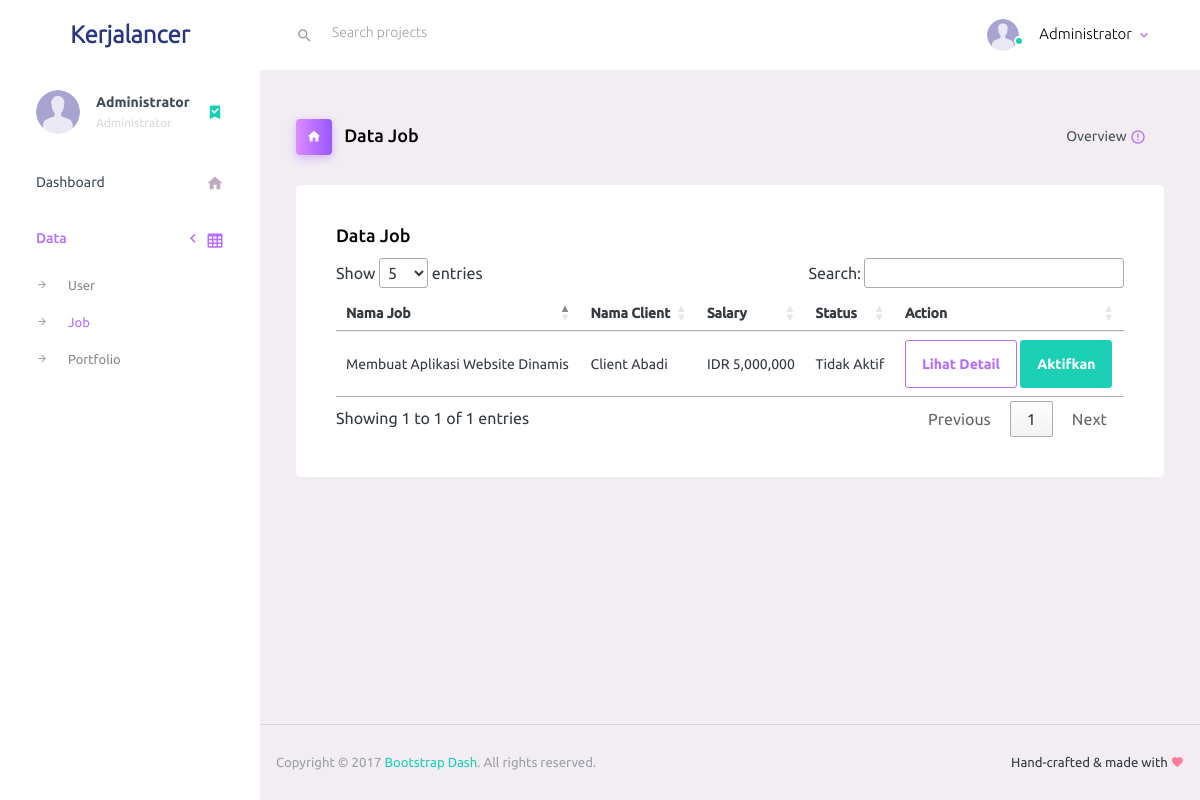
The app's page /administrator/data-job.php (signed in) with its own data.
### tables this page shows
CREATE TABLE `user` (
  `id_user` int(11) NOT NULL,
  `name` varchar(255) NOT NULL,
  `email` varchar(255) NOT NULL,
  `username` varchar(255) NOT NULL,
  `password` varchar(255) NOT NULL,
  `phone` varchar(45) NOT NULL,
  `profile_picture` varchar(512) NOT NULL DEFAULT 'images/user.png',
  `user_create_date` datetime NOT NULL DEFAULT CURRENT_TIMESTAMP,
  `user_update_date` datetime NOT NULL DEFAULT CURRENT_TIMESTAMP ON UPDATE CURRENT_TIMESTAMP,
  `description` varchar(255) DEFAULT 'Belum ada bio.',
  `level` int(11) NOT NULL,
  `flag` tinyint(4) NOT NULL DEFAULT '1'
);

CREATE TABLE `job` (
  `id_job` int(11) NOT NULL,
  `job_name` varchar(255) NOT NULL,
  `job_description` longtext NOT NULL,
  `job_salary` bigint(20) NOT NULL,
  `apply_expire_date` date NOT NULL,
  `job_create_date` datetime NOT NULL DEFAULT CURRENT_TIMESTAMP,
  `job_update_date` datetime NOT NULL DEFAULT CURRENT_TIMESTAMP ON UPDATE CURRENT_TIMESTAMP,
  `id_user` int(11) NOT NULL,
  `id_category` int(11) NOT NULL,
  `flag` tinyint(4) NOT NULL DEFAULT '1'
);

### administrator/data-job.php (the view, shortened to what this page needs)
<?php
include '../lib/connection.php';
?>
<!DOCTYPE html>
<html lang="en">
<head>
  <link rel="stylesheet" href="../css/style.css">
  <link rel="stylesheet" href="../css/bootstrap.min.css">
  <link rel="stylesheet" href="vendors/iconfonts/mdi/css/materialdesignicons.min.css">
  <link rel="stylesheet" href="vendors/css/vendor.bundle.base.css">
  <link rel="stylesheet" href="css/style.css">
  <link rel="stylesheet" href="https://cdn.datatables.net/1.10.19/css/jquery.dataTables.min.css">
</head>
<body>
  <div class="container-scroller">
    <?php include './partials/navbar.php'; ?>
    <?php include './partials/sidebar.php'; ?>
      <div class="main-panel">
        <div class="content-wrapper">
          <div class="page-header">
            <h3 class="page-title">
              <span class="page-title-icon bg-gradient-primary text-white mr-2">
                <i class="mdi mdi-home"></i>
              </span>
              Data Job
            </h3>
            <nav aria-label="breadcrumb">
              <ul class="breadcrumb">
                <li class="breadcrumb-item active" aria-current="page">
                  <span></span>Overview
                  <i class="mdi mdi-alert-circle-outline icon-sm text-primary align-middle"></i>
                </li>
              </ul>
            </nav>
          </div>
          <div class="row">
            <div class="col-12 grid-margin">
              <div class="card">
                <div class="card-body">
                  <h4 class="card-title">Data Job</h4>
                  <div class="table-responsive">
                    <table class="table" id="myTable">
                      <thead>
                        <tr>
                          <th>
                            Nama Job
                          </th>
                          <th>
                            Nama Client
                          </th>
                          <th>
                            Salary
                          </th>
                          <th>
                            Status
                          </th>
                          <th>
                            Action
                          </th>
                        </tr>
                      </thead>
                      <tbody>
                      <?php
                        $query = mysqli_query($con, "SELECT j.*, u.*, j.flag as fl FROM job as j inner join user as u on j.id_user = u.id_user");
                        while ($row = mysqli_fetch_assoc($query)) {
                            $idjob = $row["id_job"];
                            $namauser = $row["name"];
                            $jobname = $row["job_name"];
                            $salary = $row["job_salary"];
                            $flag = $row["fl"];
                            $query = "SELECT j.*, c.*, u.* FROM ((job AS j INNER JOIN category AS c ON j.id_category = c.id_category) INNER JOIN user AS u ON j.id_user = u.id_user) WHERE id_job = '$idjob'";
                      ?>
                        <tr>
                          <td>
                            <?=$jobname?>
                          </td>
                          <td>
                            <?=$namauser?>
                          </td>
                          <td>
                            IDR
                            <?=number_format($salary, 0, '.', ',')?>
                          </td>
                          <td>
                            <?php
                              if ($flag == '1') {
                                echo "Aktif";
                              } else {
                                echo "Tidak Aktif";
                              }
                            ?>
                          </td>
                          <td>
                            <a href="#" class="link-decoration btn btn-outline-primary btn-sm p-3" data-toggle="modal" data-target="#detail-<?=$idport?>">Lihat Detail</a>
                            <?php
                              if ($flag == '1') {
                            ?>
                                <a href="./process/delete-job-process.php?id=<?=$idjob?>" class="link-decoration btn btn-danger btn-sm p-3">Delete</a>
                            <?php
                              } else {
                            ?>
                                <a href="./process/aktif-job-process.php?id=<?=$idjob?>" class="link-decoration btn btn-success btn-sm p-3">Aktifkan</a>
                            <?php
                              }
                            ?>
                          </td>
                        </tr>
                      <?php
                        }
                      ?>
                      </tbody>
                    </table>
                  </div>
                </div>
              </div>
            </div>
          </div>
        </div>
        <footer class="footer">
          <div class="d-sm-flex justify-content-center justify-content-sm-between">
            <span class="text-muted text-center text-sm-left d-block d-sm-inline-block">Copyright © 2017 <a href="https://www.bootstrapdash.com/"
                target="_blank">Bootstrap Dash</a>. All rights reserved.</span>
            <span class="float-none float-sm-right d-block mt-1 mt-sm-0 text-center">Hand-crafted & made with <i class="mdi mdi-heart text-danger"></i></span>
          </div>
        </footer>
      </div>
    </div>
  </div>
</body>
</html>

### administrator/partials/navbar.php (shortened to what this page needs)
<?php
$username = $_SESSION["username"];
$query = mysqli_query($con, "SELECT * FROM user WHERE username = '$username'");
$result = mysqli_fetch_assoc($query);
$name = $result["name"];
$profile_picture = $result["profile_picture"];
?>
<nav class="navbar default-layout-navbar col-lg-12 col-12 p-0 fixed-top d-flex flex-row">
    <div class="text-center navbar-brand-wrapper d-flex align-items-center justify-content-center">
    <a class="navbar-brand brand-logo" href="index.html"><strong>Kerjalancer</strong></a>
    </div>
    <div class="navbar-menu-wrapper d-flex align-items-stretch">
    <div class="search-field d-none d-md-block">
        <form class="d-flex align-items-center h-100" action="#">
        <div class="input-group">
            <div class="input-group-prepend bg-transparent">
            <i class="input-group-text border-0 mdi mdi-magnify"></i>
            </div>
            <input type="text" class="form-control bg-transparent border-0" placeholder="Search projects">
        </div>
        </form>
    </div>
    <ul class="navbar-nav navbar-nav-right">
        <li class="nav-item nav-profile dropdown">
        <a class="nav-link dropdown-toggle" id="profileDropdown" href="#" data-toggle="dropdown" aria-expanded="false">
            <div class="nav-profile-img">
            <img src="../<?=$profile_picture?>" alt="image">
            <span class="availability-status online"></span>
            </div>
            <div class="nav-profile-text">
            <p class="mb-1 text-black"><?=$name?></p>
            </div>
        </a>
        </li>
    </div>
</nav>

### administrator/partials/sidebar.php (shortened to what this page needs)
<div class="container-fluid page-body-wrapper">
    <nav class="sidebar sidebar-offcanvas" id="sidebar">
    <ul class="nav">
        <li class="nav-item nav-profile">
        <a href="#" class="nav-link">
            <div class="nav-profile-image">
            <img src="../<?=$profile_picture?>" alt="profile">
            </div>
            <div class="nav-profile-text d-flex flex-column">
            <span class="font-weight-bold mb-2"><?=$name?></span>
            <span class="text-secondary text-small">Administrator</span>
            </div>
            <i class="mdi mdi-bookmark-check text-success nav-profile-badge"></i>
        </a>
        </li>
        <li class="nav-item">
        <a class="nav-link" href="./index.php">
            <span class="menu-title">Dashboard</span>
            <i class="mdi mdi-home menu-icon"></i>
        </a>
        </li>
        <li class="nav-item">
        <a class="nav-link" data-toggle="collapse" href="#ui-basic" aria-expanded="false" aria-controls="ui-basic">
            <span class="menu-title">Data</span>
            <i class="menu-arrow"></i>
            <i class="mdi mdi-table-large menu-icon"></i>
        </a>
        <div class="collapse" id="ui-basic">
            <ul class="nav flex-column sub-menu">
                <li class="nav-item"> <a class="nav-link" href="./data-user.php">User</a></li>
                <li class="nav-item"> <a class="nav-link" href="./data-job.php">Job</a></li>
                <li class="nav-item"> <a class="nav-link" href="./data-portfolio.php">Portfolio</a></li>
            </ul>
        </div>
        </li>
    </nav>

### css/style.css (style rules this page uses)
html, body { font-family: Catamaran, Roboto, sans-serif; font-weight: 400; overflow-x: hidden; background-color: #fafafa; }
.link-decoration, .link-decoration:hover { text-decoration: none; }

### records on screen
user: profile_picture (placeholder picture), name "Administrator"
job: job_name "Membuat Aplikasi Website Dinamis", id_user.name "Client Abadi", job_salary "5,000,000", flag "Tidak Aktif"
